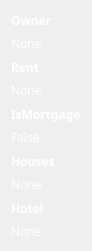
   <widget class="QWidget" name="verticalLayoutWidget">
    <property name="geometry">
     <rect>
      <x>1209</x>
      <y>65</y>
      <width>83</width>
      <height>251</height>
     </rect>
    </property>
    <layout class="QVBoxLayout" name="verticalLayout">
     <item>
      <widget class="QLabel" name="label_2">
       <property name="font">
        <font>
         <family>Rockwell</family>
         <pointsize>9</pointsize>
         <bold>true</bold>
        </font>
       </property>
       <property name="styleSheet">
        <string notr="true">color: white;</string>
       </property>
       <property name="text">
        <string>Owner</string>
       </property>
      </widget>
     </item>
     <item>
      <widget class="QLabel" name="ownerLabel">
       <property name="font">
        <font>
         <family>Rockwell</family>
         <pointsize>9</pointsize>
        </font>
       </property>
       <property name="styleSheet">
        <string notr="true">color: white;</string>
       </property>
       <property name="text">
        <string>None</string>
       </property>
      </widget>
     </item>
     <item>
      <widget class="QLabel" name="label_6">
       <property name="font">
        <font>
         <family>Rockwell</family>
         <pointsize>9</pointsize>
         <bold>true</bold>
        </font>
       </property>
       <property name="styleSheet">
        <string notr="true">color: white;</string>
       </property>
       <property name="text">
        <string>Rent</string>
       </property>
      </widget>
     </item>
     <item>
      <widget class="QLabel" name="rentLabel">
       <property name="font">
        <font>
         <family>Rockwell</family>
         <pointsize>9</pointsize>
        </font>
       </property>
       <property name="styleSheet">
        <string notr="true">color: white;</string>
       </property>
       <property name="text">
        <string>None</string>
       </property>
      </widget>
     </item>
     <item>
      <widget class="QLabel" name="label_4">
       <property name="font">
        <font>
         <family>Rockwell</family>
         <pointsize>9</pointsize>
         <bold>true</bold>
        </font>
       </property>
       <property name="styleSheet">
        <string notr="true">color: white;</string>
       </property>
       <property name="text">
        <string>IsMortgage</string>
       </property>
      </widget>
     </item>
     <item>
      <widget class="QLabel" name="mortgageLabel">
       <property name="font">
        <font>
         <family>Rockwell</family>
         <pointsize>9</pointsize>
        </font>
       </property>
       <property name="styleSheet">
        <string notr="true">color: white;</string>
       </property>
       <property name="text">
        <string>False</string>
       </property>
      </widget>
     </item>
     <item>
      <widget class="QLabel" name="label_8">
       <property name="font">
        <font>
         <family>Rockwell</family>
         <pointsize>9</pointsize>
         <bold>true</bold>
        </font>
       </property>
       <property name="styleSheet">
        <string notr="true">color: white;</string>
       </property>
       <property name="text">
        <string>Houses</string>
       </property>
      </widget>
     </item>
     <item>
      <widget class="QLabel" name="housesLabel">
       <property name="font">
        <font>
         <family>Rockwell</family>
         <pointsize>9</pointsize>
        </font>
       </property>
       <property name="styleSheet">
        <string notr="true">color: white;</string>
       </property>
       <property name="text">
        <string>None</string>
       </property>
      </widget>
     </item>
     <item>
      <widget class="QLabel" name="label_10">
       <property name="font">
        <font>
         <family>Rockwell</family>
         <pointsize>9</pointsize>
         <bold>true</bold>
        </font>
       </property>
       <property name="styleSheet">
        <string notr="true">color: white;</string>
       </property>
       <property name="text">
        <string>Hotel</string>
       </property>
      </widget>
     </item>
     <item>
      <widget class="QLabel" name="hotelLabel">
       <property name="font">
        <font>
         <family>Rockwell</family>
         <pointsize>9</pointsize>
        </font>
       </property>
       <property name="styleSheet">
        <string notr="true">color: white;</string>
       </property>
       <property name="text">
        <string>None</string>
       </property>
      </widget>
     </item>
    </layout>
   </widget>
